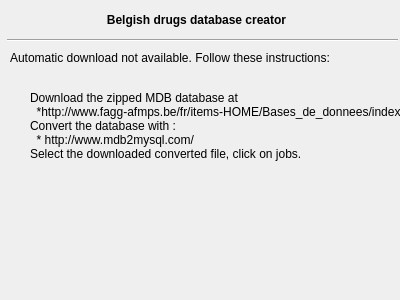
<?xml version="1.0" encoding="UTF-8"?>
<ui version="4.0">
 <class>DrugsDbCreator::BelgishDrugsDatabase</class>
 <widget class="QWidget" name="DrugsDbCreator::BelgishDrugsDatabase">
  <property name="geometry">
   <rect>
    <x>0</x>
    <y>0</y>
    <width>400</width>
    <height>300</height>
   </rect>
  </property>
  <property name="windowTitle">
   <string>Form</string>
  </property>
  <widget class="QLabel" name="label">
   <property name="geometry">
    <rect>
     <x>1</x>
     <y>10</y>
     <width>391</width>
     <height>20</height>
    </rect>
   </property>
   <property name="font">
    <font>
     <weight>75</weight>
     <bold>true</bold>
    </font>
   </property>
   <property name="text">
    <string>Belgish drugs database creator</string>
   </property>
   <property name="alignment">
    <set>Qt::AlignCenter</set>
   </property>
  </widget>
  <widget class="QLabel" name="label_2">
   <property name="geometry">
    <rect>
     <x>10</x>
     <y>50</y>
     <width>381</width>
     <height>16</height>
    </rect>
   </property>
   <property name="text">
    <string>Automatic download not available. Follow these instructions:</string>
   </property>
  </widget>
  <widget class="Line" name="line">
   <property name="geometry">
    <rect>
     <x>7</x>
     <y>30</y>
     <width>391</width>
     <height>20</height>
    </rect>
   </property>
   <property name="orientation">
    <enum>Qt::Horizontal</enum>
   </property>
  </widget>
  <widget class="QLabel" name="label_3">
   <property name="geometry">
    <rect>
     <x>30</x>
     <y>80</y>
     <width>371</width>
     <height>91</height>
    </rect>
   </property>
   <property name="text">
    <string>Download the zipped MDB database at 
  *http://www.fagg-afmps.be/fr/items-HOME/Bases_de_donnees/index.jsp 
Convert the database with : 
  * http://www.mdb2mysql.com/ 
Select the downloaded converted file, click on jobs.</string>
   </property>
  </widget>
 </widget>
 <resources/>
 <connections/>
</ui>
